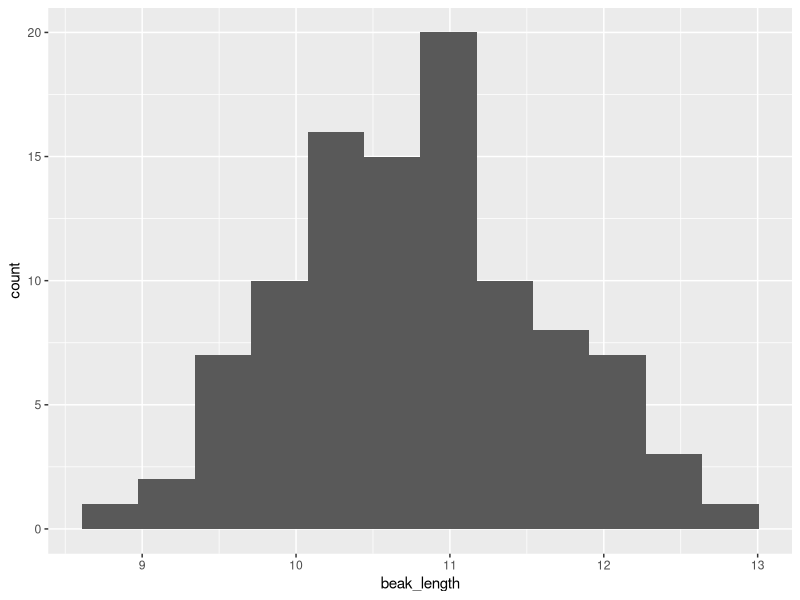
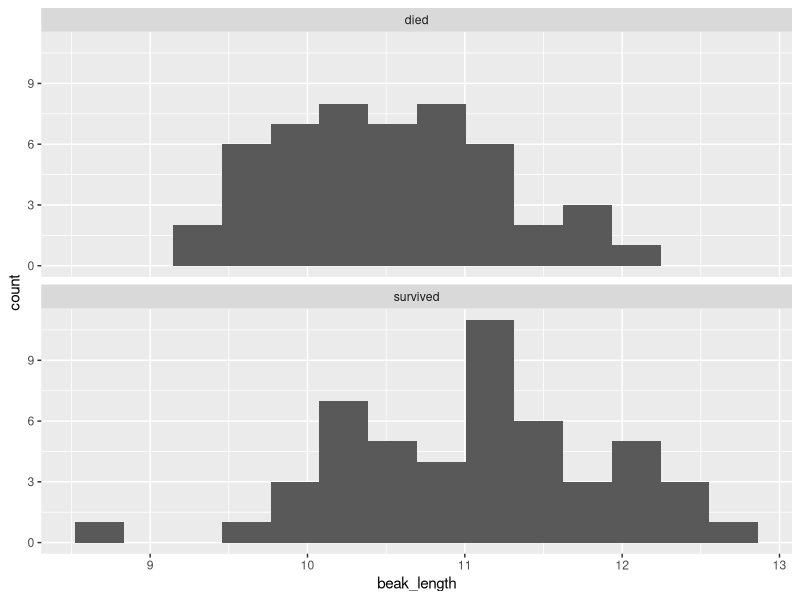

Here is the R script that generated these plots, in order:
## ---- chunk 1
library(readxl)                # load readxl, for reading Excel files
library(tidyverse)             # load tidyverse, for working with datasets
## ---- chunk 2
finches <- read_excel("finches_data.xlsx")
finches
## ---- chunk 3
glimpse(finches)
## ---- chunk 4
summary(finches)
## ---- chunk 5
ggplot(finches, aes(beak_length)) +
  geom_histogram(bins = 12)
## ---- chunk 6
ggplot(finches, aes(beak_length)) +
  geom_histogram(bins = 14) +
  facet_wrap(~ outcome, ncol = 1)
